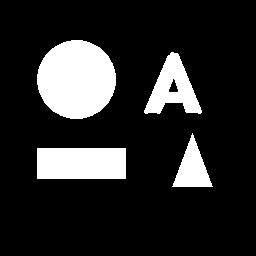
//> input picture CH_4/images/shape.png, 256 x 256 px
$ ./HelloCV   (built with g++ and OpenCV 4)
//> lines starting //> are read from the running program, lines starting //| are printed output that depends on the picture; after the words box and inside, x2 and y2 are one past the last pixel; in counts of white or black regions, pixels touching at a corner belong together
#include <iostream>
#include <opencv2/opencv.hpp>

using namespace cv;
using namespace std;

void contours_basic();
void contours_hier();

int main()
{
    contours_basic();
    contours_hier();

    return 0;
}

void contours_basic()
{
    Mat src = imread("../../images/shape.png", IMREAD_GRAYSCALE);
//> src: 256 rows x 256 cols, CV_8UC1; 16.1% white; 4 white regions

    if (src.empty()) {
        cerr << "Image load failed!" << endl;
        return;
    }

    vector<vector<Point>> contours;
    findContours(src, contours, RETR_LIST, CHAIN_APPROX_NONE);
//> contours = 5 contours; box (x1, y1, x2, y2) and area: (37, 40, 116, 119) 4769, (37, 148, 126, 179) 2640, (144, 52, 202, 114) 1768, (172, 133, 213, 187) 1034, (168, 78, 179, 93) 86

    Mat dst;
    cvtColor(src, dst, COLOR_GRAY2BGR);
//> dst is the input picture: 256 rows x 256 cols, CV_8UC3; 16.1% white; 4 white regions, box (x1, y1, x2, y2) and area: (37, 40, 116, 119) 4880, (37, 148, 126, 179) 2759, (144, 52, 202, 114) 1797, (172, 133, 213, 187) 1108

    for (int i = 0; i < contours.size(); i++) {
        Scalar c(rand() & 255, rand() & 255, rand() & 255);
        drawContours(dst, contours, i, c, 2);
    }
//> this loop made 5 passes
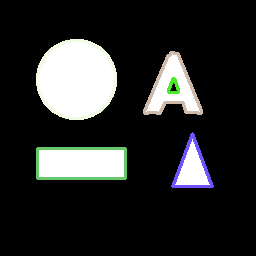
//> dst: 256 rows x 256 cols, CV_8UC3; 4.42% of pixels changed, all inside (x1, y1, x2, y2) = (36, 39, 214, 188)

    imshow("src", src);
    imshow("dst", dst);

    waitKey(0);
    destroyAllWindows();
}

void contours_hier()
{
    Mat src = imread("../../images/shape.png", IMREAD_GRAYSCALE);

    if (src.empty()) {
        cerr << "Image load failed!" << endl;
        return;
    }

    vector<vector<Point> > contours;
    vector<Vec4i> hierarchy;
    findContours(src, contours, hierarchy, RETR_CCOMP, CHAIN_APPROX_SIMPLE);

    Mat dst;
    cvtColor(src, dst, COLOR_GRAY2BGR);

    for (int idx = 0; idx >= 0; idx = hierarchy[idx][0]) {
        Scalar c(rand() & 255, rand() & 255, rand() & 255);
        drawContours(dst, contours, idx, c, -1, LINE_8, hierarchy);
    }
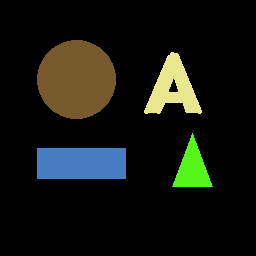
//> dst: 256 rows x 256 cols, CV_8UC3; 16.09% of pixels changed, all inside (x1, y1, x2, y2) = (37, 40, 213, 187)

    imshow("src", src);
    imshow("dst", dst);

    waitKey(0);
    destroyAllWindows();
}
